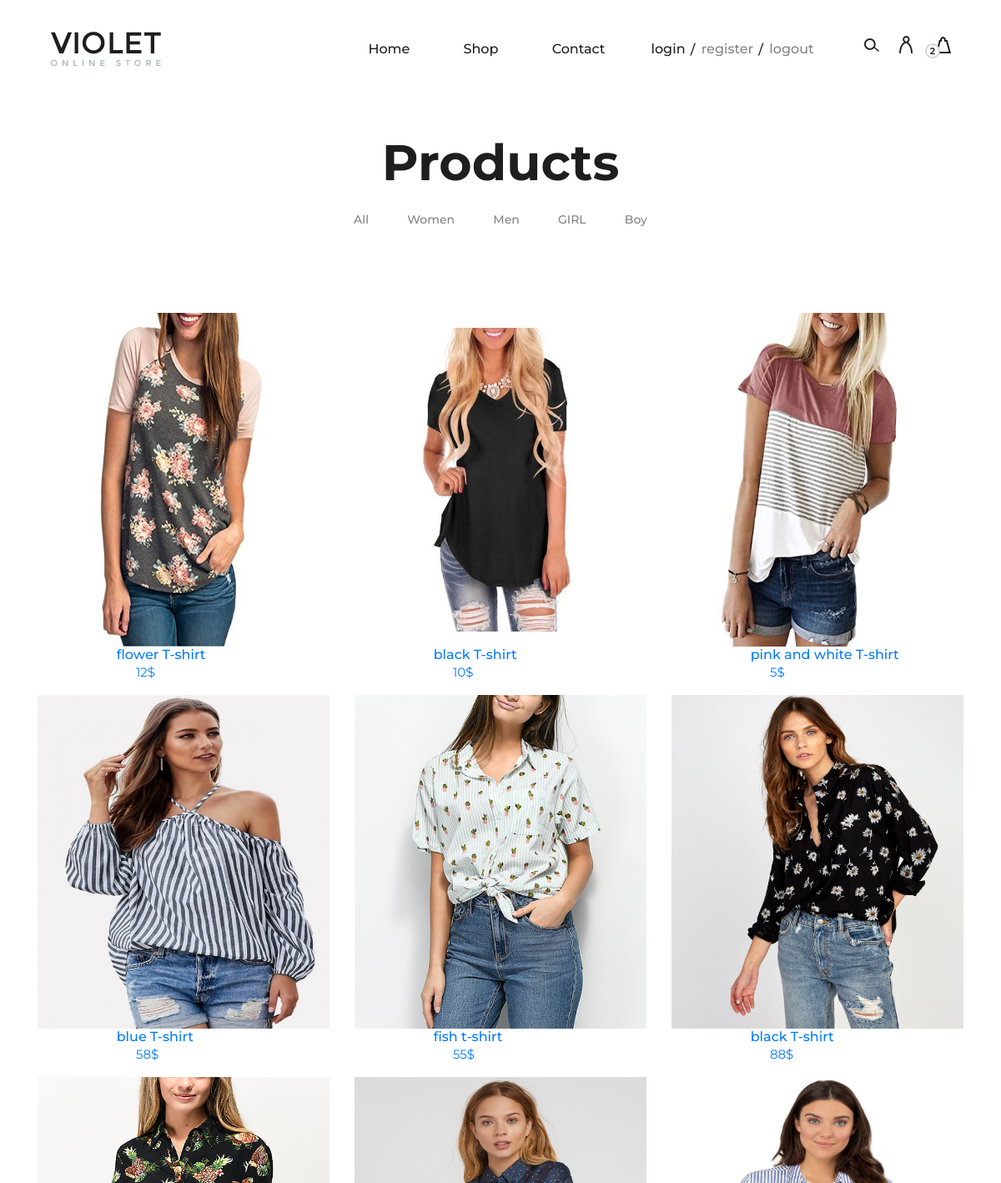
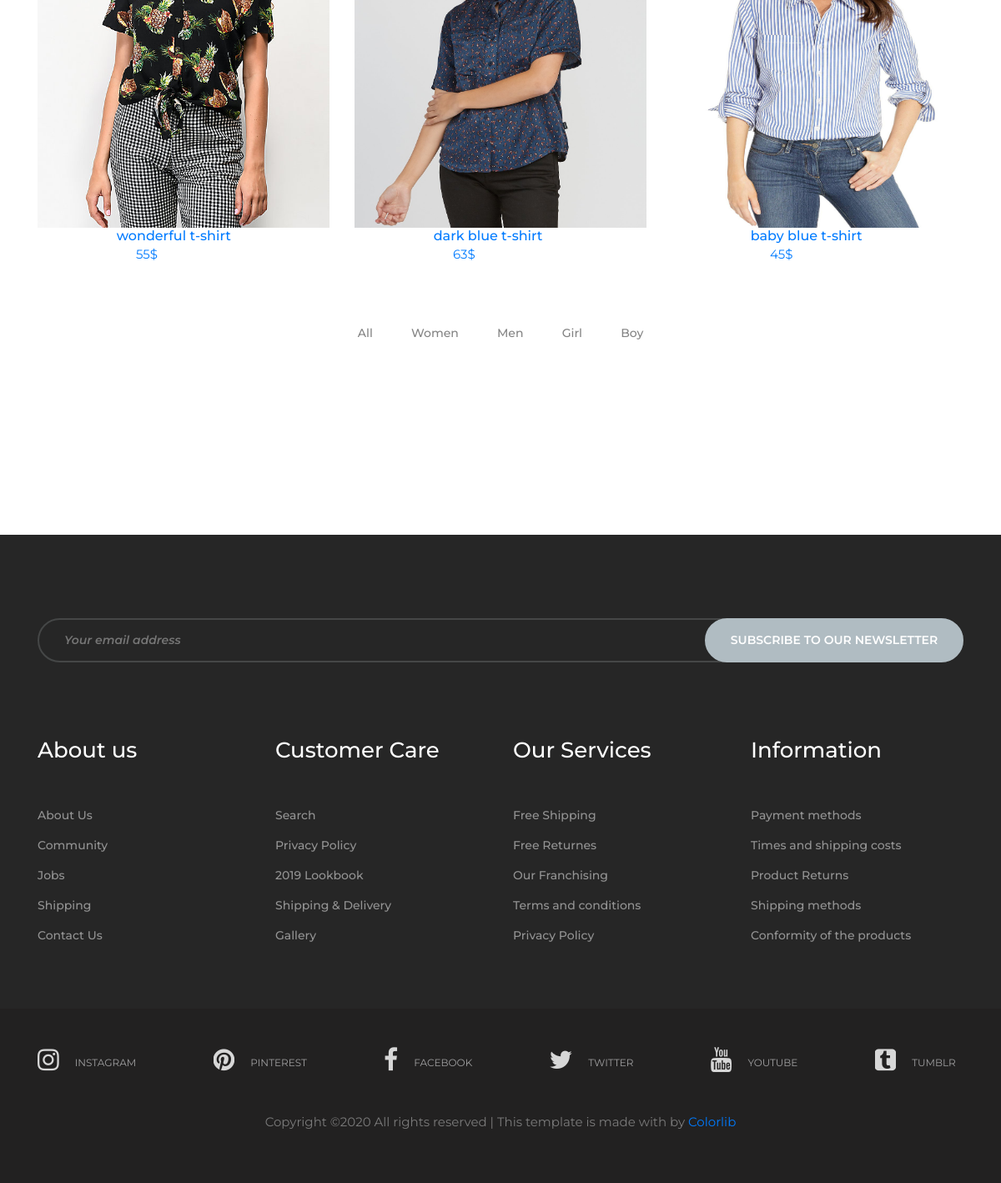
The app's page /care/product-page.php?id=20 with its own data (2 pictures, top to bottom).
### tables this page shows
CREATE TABLE `product` (
  `pro_id` int(255) NOT NULL,
  `pro_name` varchar(255) NOT NULL,
  `pro_price` int(255) NOT NULL,
  `pro_imge` varchar(255) NOT NULL,
  `pro_desc` varchar(255) NOT NULL,
  `cat_id` int(11) NOT NULL
);

### care/product-page.php (the view, shortened to what this page needs)
<?php include("include/header.php") ?>
      <?php include("admin/include/connection.php");
 ?>
    <section class="latest-products spad">
        <div class="container">
            <div class="product-filter">
                <div class="row">
                    <div class="col-lg-12 text-center">
                        <div class="section-title">
                            <h2>Products</h2>
                        </div>
                        <ul class="product-controls">
                            <li data-filter="*">All</li>
                            <li data-filter=".dresses">Women</li>
                            <li data-filter=".bags">Men</li>
                            <li data-filter=".shoes">GIRL</li>
                            <li data-filter=".accesories">Boy</li>
                        </ul>
                    </div>
                </div>
            </div>
<div class="row">
                                            <?php
                            $query = "select * from product where cat_id={$_GET['id']} ";
                            $result = mysqli_query($conn,$query);
                            while($product=mysqli_fetch_assoc($result)){
                              ?>
                                <div class="col-lg-4 col-sm-6" >
                    <img src='/care/admin/upload/product/<?php echo$product['pro_imge'] ?>' height='400' width='400'>
                                    <div class="box-text">
                                             <div class="product-text">
                            <h6> <?php echo "<a href='single-page.php?id={$product['pro_id']}'>{$product['pro_name']}</a>" ?></h6>
                            <p><?php echo "<a href='single-page.php?id={$product['pro_id']}'>{$product['pro_price']}$</a>" ?></p>
                        </div>
                                    </div>
                                </div>
                              <?php  } ?>
                            </div>
    <section class="latest-products spad">
        <div class="container">
            <div class="product-filter">
                <div class="row">
                    <div class="col-lg-12 text-center">
                        <ul class="product-controls">
                            <li data-filter="*">All</li>
                            <li data-filter=".dresses">Women</li>
                            <li data-filter=".bags">Men</li>
                            <li data-filter=".shoes">Girl</li>
                            <li data-filter=".accesories">Boy</li>
                        </ul>
                    </div>
                </div>
            </div>
            </div>
                </div>
            </section>
<?php include("include/footer.php") ?>

### care/include/header.php (shortened to what this page needs)
<!DOCTYPE html>
<html lang="zxx">
<head>
    <link rel="stylesheet" href="css/bootstrap.min.css" type="text/css">
    <link rel="stylesheet" href="css/font-awesome.min.css" type="text/css">
    <link rel="stylesheet" href="css/nice-select.css" type="text/css">
    <link rel="stylesheet" href="css/owl.carousel.min.css" type="text/css">
    <link rel="stylesheet" href="css/magnific-popup.css" type="text/css">
    <link rel="stylesheet" href="css/slicknav.min.css" type="text/css">
    <link rel="stylesheet" href="css/style.css" type="text/css">
</head>
<body>
    <header class="header-section">
        <div class="container-fluid">
            <div class="inner-header">
                <div class="logo">
                    <a href="./index.html"><img src="img/logo.png" alt=""></a>
                </div>
                <div class="header-right">
                    <img src="img/icons/search.png" alt="" class="search-trigger">
                    <img src="img/icons/man.png" alt="">
                    <a href="view_cart.php">
                        <img src="img/icons/bag.png" alt="">
                        <span>2</span>
                    </a>
                </div>
                <div class="user-access">
                    <a href="login_customer.php">login</a>
                    <a href="signup_customer.php" class="in">register</a>
                    <a href="logout_customer.php" class="in">logout</a>
                </div>
                <nav class="main-menu mobile-menu">
                    <ul>
                        <li><a href="index.php">Home</a></li>
                        <li><a href="all-product.php">Shop</a>
                        </li>
                        <li><a href="contact.php">Contact</a></li>
                    </ul>
                </nav>
            </div>
        </div>
    </header>

### care/include/footer.php (shortened to what this page needs)
    <footer class="footer-section spad">
        <div class="container">
            <div class="newslatter-form">
                <div class="row">
                    <div class="col-lg-12">
                        <form action="#">
                            <input type="text" placeholder="Your email address">
                            <button type="submit">Subscribe to our newsletter</button>
                        </form>
                    </div>
                </div>
            </div>
            <div class="footer-widget">
                <div class="row">
                    <div class="col-lg-3 col-sm-6">
                        <div class="single-footer-widget">
                            <h4>About us</h4>
                            <ul>
                                <li>About Us</li>
                                <li>Community</li>
                                <li>Jobs</li>
                                <li>Shipping</li>
                                <li>Contact Us</li>
                            </ul>
                        </div>
                    </div>
                    <div class="col-lg-3 col-sm-6">
                        <div class="single-footer-widget">
                            <h4>Customer Care</h4>
                            <ul>
                                <li>Search</li>
                                <li>Privacy Policy</li>
                                <li>2019 Lookbook</li>
                                <li>Shipping & Delivery</li>
                                <li>Gallery</li>
                            </ul>
                        </div>
                    </div>
                    <div class="col-lg-3 col-sm-6">
                        <div class="single-footer-widget">
                            <h4>Our Services</h4>
                            <ul>
                                <li>Free Shipping</li>
                                <li>Free Returnes</li>
                                <li>Our Franchising</li>
                                <li>Terms and conditions</li>
                                <li>Privacy Policy</li>
                            </ul>
                        </div>
                    </div>
                    <div class="col-lg-3 col-sm-6">
                        <div class="single-footer-widget">
                            <h4>Information</h4>
                            <ul>
                                <li>Payment methods</li>
                                <li>Times and shipping costs</li>
                                <li>Product Returns</li>
                                <li>Shipping methods</li>
                                <li>Conformity of the products</li>
                            </ul>
                        </div>
                    </div>
                </div>
            </div>
        </div>
        <div class="social-links-warp">
         <div class="container">
            <div class="social-links">
               <a href="" class="instagram"><i class="fa fa-instagram"></i><span>instagram</span></a>
               <a href="" class="pinterest"><i class="fa fa-pinterest"></i><span>pinterest</span></a>
               <a href="" class="facebook"><i class="fa fa-facebook"></i><span>facebook</span></a>
               <a href="" class="twitter"><i class="fa fa-twitter"></i><span>twitter</span></a>
               <a href="" class="youtube"><i class="fa fa-youtube"></i><span>youtube</span></a>
               <a href="" class="tumblr"><i class="fa fa-tumblr-square"></i><span>tumblr</span></a>
           </div>
       </div>
       <div class="container text-center pt-5">
        <p>
          Copyright &copy; All rights reserved | This template is made with  by <a href="https://colorlib.com" target="_blank">Colorlib</a>
          </p>
      </div>
  </div>
</footer>
</body>
</html>

### records on screen
product: pro_imge (picture), pro_name "flower T-shirt", pro_price "12"
product: pro_imge (picture), pro_name "black T-shirt", pro_price "10"
product: pro_imge (picture), pro_name "pink and white T-shirt", pro_price "5"
product: pro_imge (picture), pro_name "blue T-shirt", pro_price "58"
product: pro_imge (picture), pro_name "fish t-shirt", pro_price "55"
product: pro_imge (picture), pro_name "black T-shirt", pro_price "88"
product: pro_imge (picture), pro_name "wonderful t-shirt", pro_price "55"
product: pro_imge (picture), pro_name "dark blue t-shirt", pro_price "63"
product: pro_imge (picture), pro_name "baby blue t-shirt", pro_price "45"
